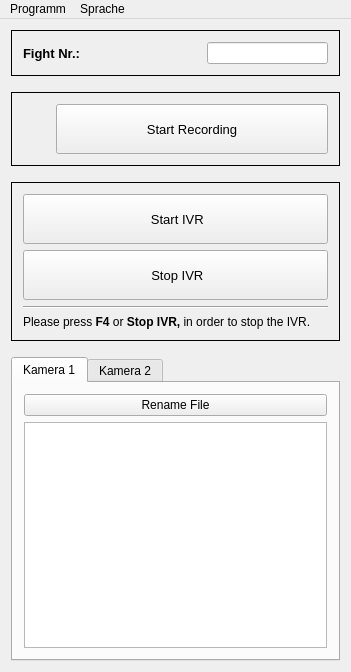
<?xml version="1.0" encoding="UTF-8"?>
<ui version="4.0">
 <class>RecordWindow</class>
 <widget class="QMainWindow" name="RecordWindow">
  <property name="geometry">
   <rect>
    <x>0</x>
    <y>0</y>
    <width>351</width>
    <height>672</height>
   </rect>
  </property>
  <property name="sizePolicy">
   <sizepolicy hsizetype="Fixed" vsizetype="Fixed">
    <horstretch>0</horstretch>
    <verstretch>0</verstretch>
   </sizepolicy>
  </property>
  <property name="font">
   <font>
    <pointsize>9</pointsize>
   </font>
  </property>
  <property name="windowTitle">
   <string>IVR-Record App</string>
  </property>
  <property name="windowIcon">
   <iconset resource="Icons.qrc">
    <normaloff>:/Icons/logo.ico</normaloff>:/Icons/logo.ico</iconset>
  </property>
  <widget class="QWidget" name="centralWidget">
   <layout class="QVBoxLayout" name="verticalLayout">
    <item>
     <widget class="QFrame" name="frame_3">
      <property name="frameShape">
       <enum>QFrame::Box</enum>
      </property>
      <property name="frameShadow">
       <enum>QFrame::Plain</enum>
      </property>
      <layout class="QHBoxLayout" name="horizontalLayout">
       <item>
        <widget class="QLabel" name="label">
         <property name="font">
          <font>
           <pointsize>10</pointsize>
           <weight>75</weight>
           <bold>true</bold>
          </font>
         </property>
         <property name="text">
          <string>Fight Nr.:</string>
         </property>
        </widget>
       </item>
       <item>
        <spacer name="horizontalSpacer_2">
         <property name="orientation">
          <enum>Qt::Horizontal</enum>
         </property>
         <property name="sizeHint" stdset="0">
          <size>
           <width>40</width>
           <height>20</height>
          </size>
         </property>
        </spacer>
       </item>
       <item>
        <widget class="QLineEdit" name="lineEdit_fightNr"/>
       </item>
      </layout>
     </widget>
    </item>
    <item>
     <spacer name="verticalSpacer_3">
      <property name="orientation">
       <enum>Qt::Vertical</enum>
      </property>
      <property name="sizeType">
       <enum>QSizePolicy::Fixed</enum>
      </property>
      <property name="sizeHint" stdset="0">
       <size>
        <width>10</width>
        <height>10</height>
       </size>
      </property>
     </spacer>
    </item>
    <item>
     <widget class="QFrame" name="frame_recording">
      <property name="frameShape">
       <enum>QFrame::Box</enum>
      </property>
      <property name="frameShadow">
       <enum>QFrame::Plain</enum>
      </property>
      <layout class="QHBoxLayout" name="horizontalLayout_2">
       <item>
        <widget class="QLabel" name="label_record">
         <property name="enabled">
          <bool>false</bool>
         </property>
         <property name="sizePolicy">
          <sizepolicy hsizetype="Fixed" vsizetype="Fixed">
           <horstretch>0</horstretch>
           <verstretch>0</verstretch>
          </sizepolicy>
         </property>
         <property name="pixmap">
          <pixmap resource="Icons.qrc">:/Icons/record.svg</pixmap>
         </property>
         <property name="scaledContents">
          <bool>true</bool>
         </property>
        </widget>
       </item>
       <item>
        <spacer name="horizontalSpacer">
         <property name="orientation">
          <enum>Qt::Horizontal</enum>
         </property>
         <property name="sizeType">
          <enum>QSizePolicy::Fixed</enum>
         </property>
         <property name="sizeHint" stdset="0">
          <size>
           <width>20</width>
           <height>20</height>
          </size>
         </property>
        </spacer>
       </item>
       <item>
        <widget class="QPushButton" name="button_record">
         <property name="sizePolicy">
          <sizepolicy hsizetype="MinimumExpanding" vsizetype="Preferred">
           <horstretch>0</horstretch>
           <verstretch>0</verstretch>
          </sizepolicy>
         </property>
         <property name="minimumSize">
          <size>
           <width>0</width>
           <height>50</height>
          </size>
         </property>
         <property name="maximumSize">
          <size>
           <width>16777215</width>
           <height>50</height>
          </size>
         </property>
         <property name="font">
          <font>
           <pointsize>10</pointsize>
          </font>
         </property>
         <property name="text">
          <string>Start Recording</string>
         </property>
         <property name="iconSize">
          <size>
           <width>50</width>
           <height>40</height>
          </size>
         </property>
        </widget>
       </item>
      </layout>
     </widget>
    </item>
    <item>
     <spacer name="verticalSpacer_2">
      <property name="orientation">
       <enum>Qt::Vertical</enum>
      </property>
      <property name="sizeType">
       <enum>QSizePolicy::Fixed</enum>
      </property>
      <property name="sizeHint" stdset="0">
       <size>
        <width>10</width>
        <height>10</height>
       </size>
      </property>
     </spacer>
    </item>
    <item>
     <widget class="QFrame" name="frame_replay">
      <property name="frameShape">
       <enum>QFrame::Box</enum>
      </property>
      <property name="frameShadow">
       <enum>QFrame::Plain</enum>
      </property>
      <layout class="QVBoxLayout" name="verticalLayout_3">
       <item>
        <widget class="QPushButton" name="button_playVideo">
         <property name="minimumSize">
          <size>
           <width>0</width>
           <height>50</height>
          </size>
         </property>
         <property name="maximumSize">
          <size>
           <width>16777215</width>
           <height>50</height>
          </size>
         </property>
         <property name="font">
          <font>
           <pointsize>10</pointsize>
          </font>
         </property>
         <property name="text">
          <string> Start IVR</string>
         </property>
         <property name="icon">
          <iconset resource="Icons.qrc">
           <normaloff>:/Icons/playVideo.svg</normaloff>:/Icons/playVideo.svg</iconset>
         </property>
         <property name="iconSize">
          <size>
           <width>40</width>
           <height>40</height>
          </size>
         </property>
        </widget>
       </item>
       <item>
        <widget class="QPushButton" name="button_stopVideo">
         <property name="minimumSize">
          <size>
           <width>0</width>
           <height>50</height>
          </size>
         </property>
         <property name="maximumSize">
          <size>
           <width>16777215</width>
           <height>50</height>
          </size>
         </property>
         <property name="font">
          <font>
           <pointsize>10</pointsize>
          </font>
         </property>
         <property name="text">
          <string> Stop IVR</string>
         </property>
         <property name="icon">
          <iconset resource="Icons.qrc">
           <normaloff>:/Icons/stopVideo.svg</normaloff>:/Icons/stopVideo.svg</iconset>
         </property>
         <property name="iconSize">
          <size>
           <width>40</width>
           <height>40</height>
          </size>
         </property>
        </widget>
       </item>
       <item>
        <widget class="Line" name="line_2">
         <property name="orientation">
          <enum>Qt::Horizontal</enum>
         </property>
        </widget>
       </item>
       <item>
        <widget class="QLabel" name="label_4">
         <property name="font">
          <font>
           <pointsize>9</pointsize>
          </font>
         </property>
         <property name="text">
          <string>&lt;html&gt;&lt;head/&gt;&lt;body&gt;&lt;p&gt;Please press &lt;span style=&quot; font-weight:600;&quot;&gt;F4&lt;/span&gt; or &lt;span style=&quot; font-weight:600;&quot;&gt;Stop IVR,&lt;/span&gt; in order to stop the IVR.&lt;/p&gt;&lt;/body&gt;&lt;/html&gt;</string>
         </property>
         <property name="wordWrap">
          <bool>true</bool>
         </property>
        </widget>
       </item>
      </layout>
     </widget>
    </item>
    <item>
     <spacer name="verticalSpacer_4">
      <property name="orientation">
       <enum>Qt::Vertical</enum>
      </property>
      <property name="sizeType">
       <enum>QSizePolicy::Fixed</enum>
      </property>
      <property name="sizeHint" stdset="0">
       <size>
        <width>10</width>
        <height>10</height>
       </size>
      </property>
     </spacer>
    </item>
    <item>
     <widget class="QTabWidget" name="tabWidget">
      <property name="currentIndex">
       <number>0</number>
      </property>
      <widget class="QWidget" name="cam1">
       <attribute name="title">
        <string>Kamera 1</string>
       </attribute>
       <layout class="QVBoxLayout" name="verticalLayout_2">
        <item>
         <widget class="QPushButton" name="pushButton_rename1">
          <property name="text">
           <string>Rename File</string>
          </property>
         </widget>
        </item>
        <item>
         <widget class="QTreeView" name="treeView_folder">
          <property name="dragDropMode">
           <enum>QAbstractItemView::DragOnly</enum>
          </property>
          <property name="sortingEnabled">
           <bool>true</bool>
          </property>
         </widget>
        </item>
       </layout>
      </widget>
      <widget class="QWidget" name="cam2">
       <attribute name="title">
        <string>Kamera 2</string>
       </attribute>
       <layout class="QVBoxLayout" name="verticalLayout_4">
        <item>
         <widget class="QPushButton" name="pushButton_rename2">
          <property name="text">
           <string>Rename File</string>
          </property>
         </widget>
        </item>
        <item>
         <widget class="QTreeView" name="treeView_folder2">
          <property name="dragDropMode">
           <enum>QAbstractItemView::DragOnly</enum>
          </property>
          <property name="sortingEnabled">
           <bool>true</bool>
          </property>
         </widget>
        </item>
       </layout>
      </widget>
     </widget>
    </item>
   </layout>
  </widget>
  <widget class="QMenuBar" name="menuBar">
   <property name="geometry">
    <rect>
     <x>0</x>
     <y>0</y>
     <width>351</width>
     <height>26</height>
    </rect>
   </property>
   <widget class="QMenu" name="menuDatei">
    <property name="title">
     <string>Programm</string>
    </property>
    <addaction name="actionEinstellungen"/>
    <addaction name="separator"/>
    <addaction name="actionBeenden"/>
   </widget>
   <widget class="QMenu" name="menuSprache">
    <property name="title">
     <string>Sprache</string>
    </property>
    <addaction name="actionDeutsch"/>
    <addaction name="actionEnglish"/>
   </widget>
   <addaction name="menuDatei"/>
   <addaction name="menuSprache"/>
  </widget>
  <action name="actionDeutsch">
   <property name="checkable">
    <bool>true</bool>
   </property>
   <property name="checked">
    <bool>true</bool>
   </property>
   <property name="icon">
    <iconset resource="Icons.qrc">
     <normaloff>:/Icons/german.svg</normaloff>:/Icons/german.svg</iconset>
   </property>
   <property name="text">
    <string>Deutsch</string>
   </property>
   <property name="font">
    <font>
     <pointsize>9</pointsize>
    </font>
   </property>
  </action>
  <action name="actionEinstellungen">
   <property name="icon">
    <iconset resource="Icons.qrc">
     <normaloff>:/Icons/options.svg</normaloff>:/Icons/options.svg</iconset>
   </property>
   <property name="text">
    <string>Einstellungen</string>
   </property>
   <property name="toolTip">
    <string>Einstellungen</string>
   </property>
   <property name="shortcut">
    <string>Ctrl+I</string>
   </property>
  </action>
  <action name="actionBeenden">
   <property name="icon">
    <iconset resource="Icons.qrc">
     <normaloff>:/Icons/exitProgram.svg</normaloff>:/Icons/exitProgram.svg</iconset>
   </property>
   <property name="text">
    <string>Beenden</string>
   </property>
   <property name="shortcut">
    <string>Ctrl+E</string>
   </property>
  </action>
  <action name="actionEnglish">
   <property name="checkable">
    <bool>true</bool>
   </property>
   <property name="icon">
    <iconset resource="Icons.qrc">
     <normaloff>:/Icons/english.svg</normaloff>:/Icons/english.svg</iconset>
   </property>
   <property name="text">
    <string>English</string>
   </property>
  </action>
 </widget>
 <layoutdefault spacing="6" margin="11"/>
 <resources>
  <include location="Icons.qrc"/>
 </resources>
 <connections/>
</ui>
